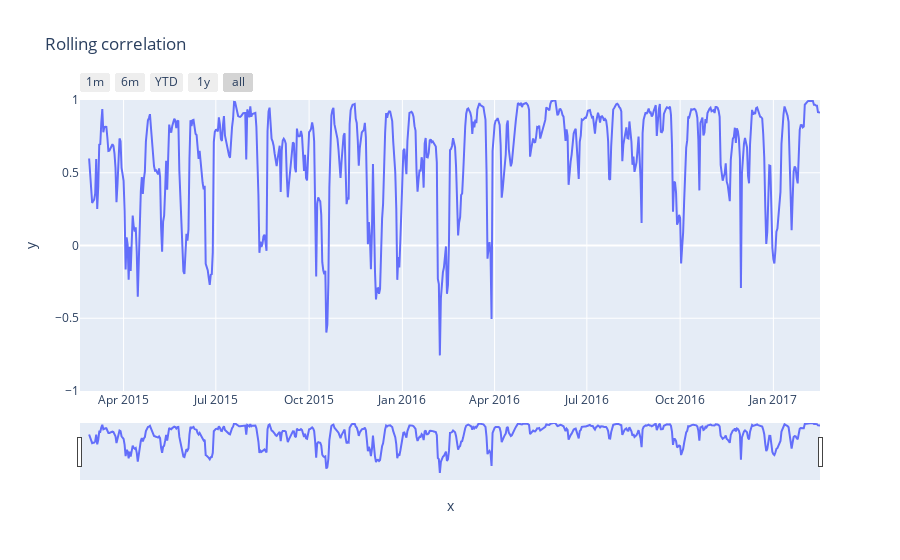

Here is the notebook cell this chart was saved with:
### Code cell
def plot_corr(frequency, window):
    if not window or not frequency:
        return
    df_corr = (df
        .resample(frequency)
        .ffill()
        .rolling(window)
        .corr(pairwise=True)
        .unstack()['AAPL.Open']['AAPL.Close']
        )
    fig = px.line(x=df_corr.index, y=df_corr, title='Rolling correlation')
    fig.update_yaxes(range=(-1,1))
    fig.update_xaxes(
        rangeslider_visible=True,
        rangeselector=dict(
            buttons=list([
                dict(count=1, label="1m", step="month", stepmode="backward"),
                dict(count=6, label="6m", step="month", stepmode="backward"),
                dict(count=1, label="YTD", step="year", stepmode="todate"),
                dict(count=1, label="1y", step="year", stepmode="backward"),
                dict(step="all")
            ])
        )
    )
    fig.show()

plot_corr('D', 10)

### Figure 1 — Plotly figure (JSON) as saved in the notebook; plotly's stock layout.template omitted (floating-point values rounded to 4 significant figures; data arrays with more than 128 entries replaced by an {"elided": "..."} marker saying what was removed)
{"data": [{"hovertemplate": "x=%{x}<br>y=%{y}<extra></extra>", "legendgroup": "", "line": {"color": "#636efa", "dash": "solid"}, "marker": {"symbol": "circle"}, "mode": "lines", "name": "", "orientation": "v", "showlegend": false, "type": "scatter", "x": {"elided": "731 str values"}, "xaxis": "x", "y": {"elided": "731 float values"}, "yaxis": "y"}], "layout": {"legend": {"tracegroupgap": 0}, "title": {"text": "Rolling correlation"}, "xaxis": {"anchor": "y", "domain": [0, 1], "rangeselector": {"buttons": [{"count": 1, "label": "1m", "step": "month", "stepmode": "backward"}, {"count": 6, "label": "6m", "step": "month", "stepmode": "backward"}, {"count": 1, "label": "YTD", "step": "year", "stepmode": "todate"}, {"count": 1, "label": "1y", "step": "year", "stepmode": "backward"}, {"step": "all"}]}, "rangeslider": {"visible": true}, "title": {"text": "x"}}, "yaxis": {"anchor": "x", "domain": [0, 1], "range": [-1, 1], "title": {"text": "y"}}}}
